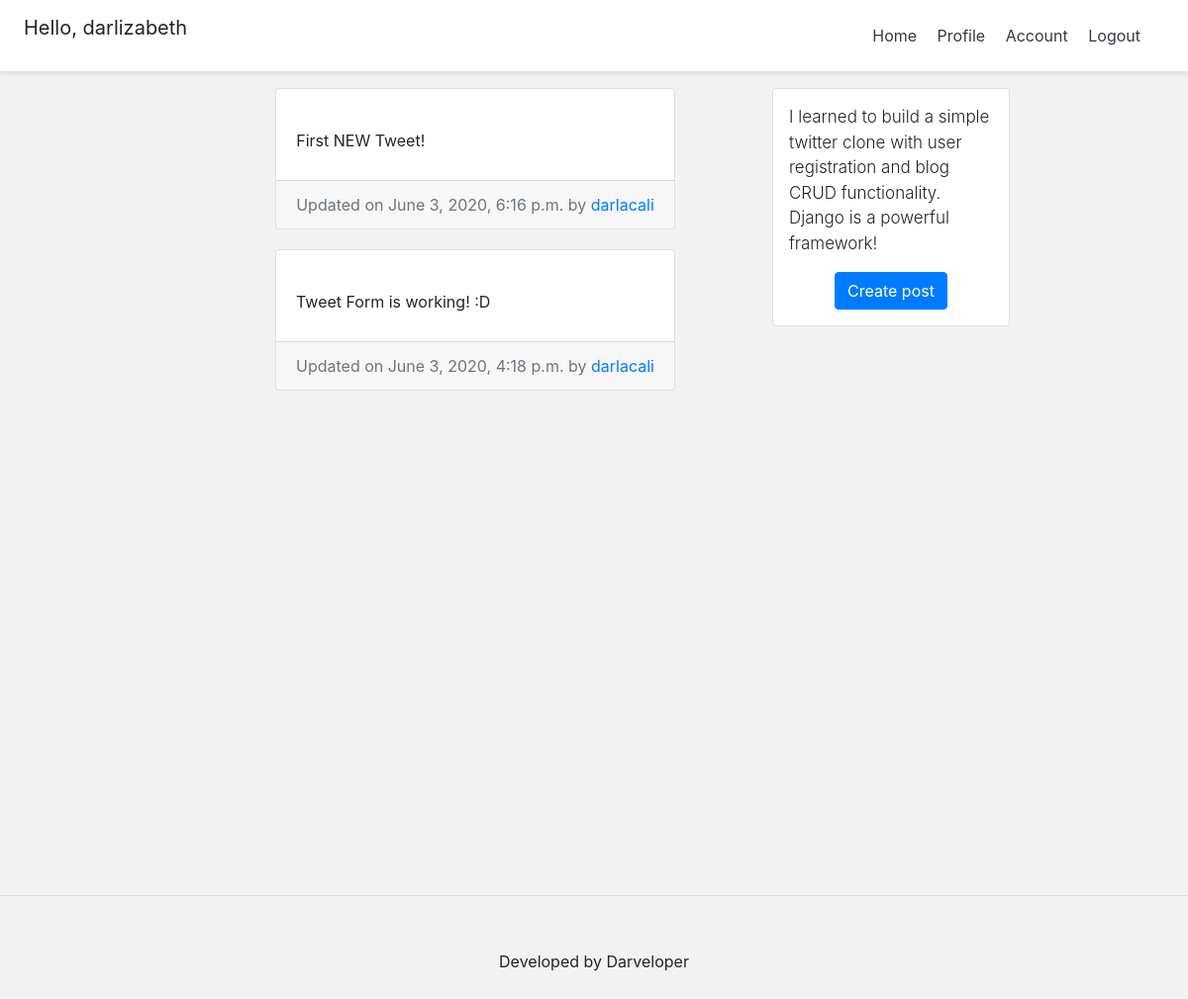
The page / (signed in) on the database as committed earlier.
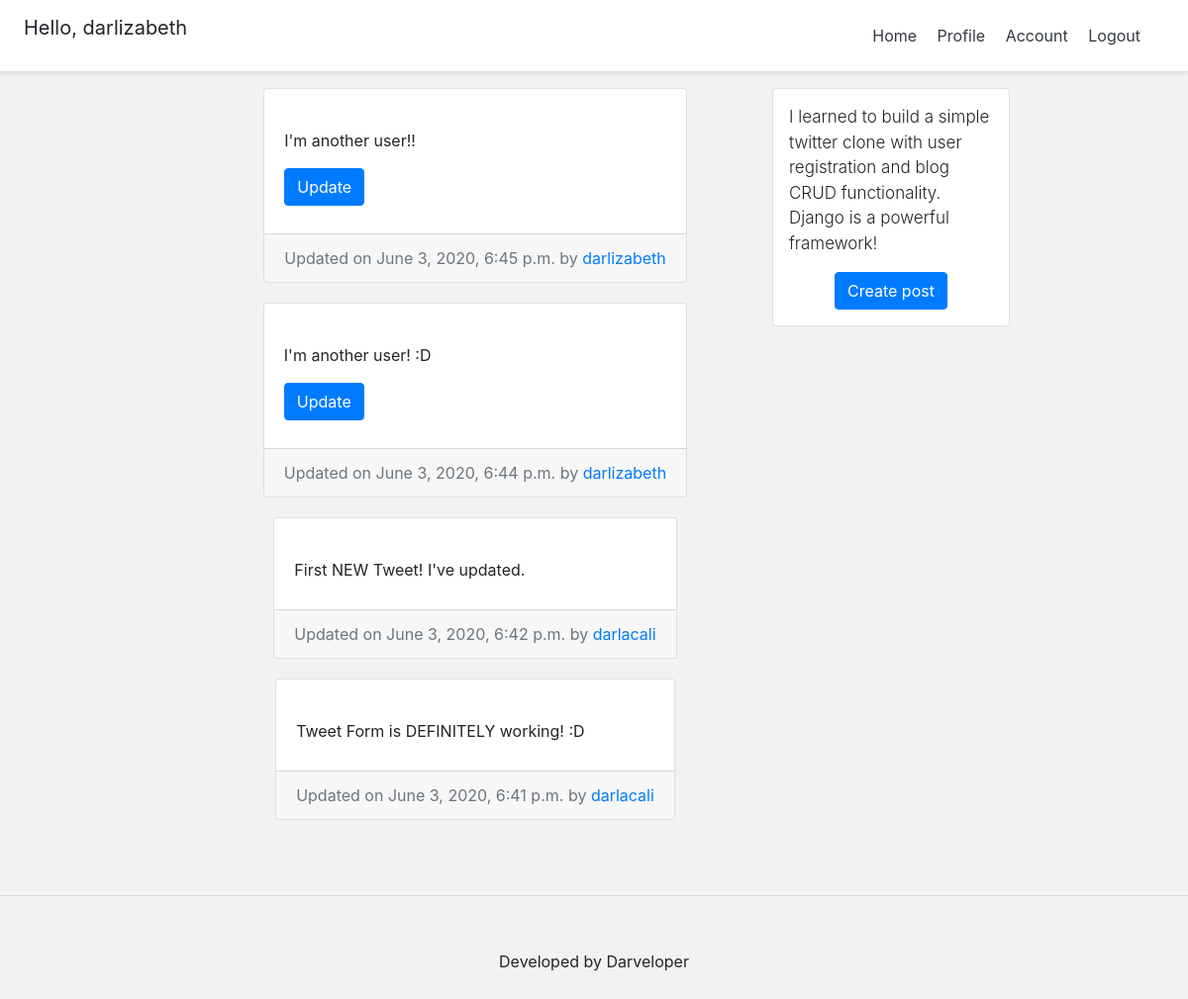
The same page on the database as committed later.
### twitteruser/models.py (models this page shows, shortened)
class Account(AbstractBaseUser):
    email = models.EmailField(verbose_name="email", max_length=60, unique=True)
    username = models.CharField(max_length=30, unique=True)
    date_joined = models.DateTimeField(verbose_name='date joined', auto_now=True)
    last_login = models.DateTimeField(verbose_name='last login', auto_now=True)
    is_admin = models.BooleanField(default=False)
    is_active = models.BooleanField(default=True)
    is_staff = models.BooleanField(default=False)
    is_superuser = models.BooleanField(default=False)
    USERNAME_FIELD = 'email'
    REQUIRED_FIELDS = ['username']
    objects = MyAccountManager()
    def __str__(self):
        return self.username

### tweet/models.py (models this page shows, shortened)
class Tweet(models.Model):
    body = models.TextField(max_length=240, null=False, blank=False)
    date_published = models.DateTimeField(auto_now_add=True, verbose_name="date published")
    date_updated = models.DateTimeField(auto_now=True, verbose_name="date updated")
    author = models.ForeignKey(settings.AUTH_USER_MODEL, on_delete=models.CASCADE)
    slug = models.SlugField(blank=True, unique=True)

### twitter/views.py (the view)
# urls.py: path('', views.home_view, name='home'),
@login_required
def home_view(request):
    context = {}
    tweets = Tweet.objects.all().order_by('-date_updated')
    context['tweets'] = tweets
    return render(request, 'home.html', context)

### twitter/templates/home.html (shortened to what this page needs)
{% extends 'base.html' %}
{% load static %}
{% block content %}
<div class="container">
	<div class="row">
		<div class="left-column col-lg-7 offset-lg-1">
			{% for post in tweets %}
				<div class="tweet-post-container">
					{% include 'snippets/tweet_snippet.html' with tweet=post %}
				</div>
			{% endfor %}
		</div>
		<div class="right-column col-lg-3 d-lg-flex d-none flex-column">
			<div class="card create-post-bar d-flex flex-column p-3">
				<p class="lead">I learned to build a simple twitter clone with user registration and blog CRUD functionality. Django is a powerful
                    framework!</p>
				<p class="m-auto"><a class="btn btn-primary" href="{% url 'tweet:create' %}">Create post</a></p>
			</div>
		</div>
	</div>
</div>
{% endblock content %}

### templates/base.html (shortened to what this page needs)
<!DOCTYPE html>
<html>
<head>
</head>
<body>
{% include 'snippets/header.html' %}
<div class="main">
    {% block content %}
    {% endblock content %}
</div>
    {% include 'snippets/footer.html' %}
</body>
</html>

### templates/snippets/header.html (shortened to what this page needs)
<link rel="stylesheet" href="https://stackpath.bootstrapcdn.com/bootstrap/4.4.1/css/bootstrap.min.css">
<div class="d-flex flex-column flex-md-row align-items-center p-3 px-md-4 mb-3 bg-white border-bottom shadow-sm">
  <h5 class="my-0 mr-md-auto font-weight-normal">
    {% if request.user.is_authenticated %}
    <p>Hello, {{request.user.username }}</p>
    {% endif %}
  </h5>
  <nav class="my-2 my-md-0 mr-md-3">
    {% if request.user.is_authenticated %}
        <a class="p-2 text-dark" href="{% url 'home' %}">Home</a>
        <a class="p-2 text-dark" href="{% url 'profile' request.user.username %}">Profile</a>
        <a class="p-2 text-dark" href="{% url 'account' %}">Account</a>
        <a class="p-2 text-dark" href="{% url 'logout'%}">Logout</a>
    {% else %}
        <a class="p-2 text-dark" href="{% url 'home' %}">Home</a>
        <a class="p-2 text-dark" href="{% url 'login' %}">Login</a>
        <a class="btn btn-outline-primary" href="{% url 'register'%}">Register</a>
    {% endif %}
  </nav>
</div>

### tweet/templates/snippets/tweet_snippet.html (shortened to what this page needs)
<div class="container">
	<div class="row">
		<div class="card m-auto">
			<div class="card-body mt-2 mb-2">
				<p class="card-text">{{tweet.body|truncatechars:180}}</p>
				{% if tweet.author == request.user %}
					<a href="{% url 'tweet:edit' tweet.slug %}" class="btn btn-primary">Update</a>
				{% endif %}
			</div>
			<div class="card-footer text-muted">
			  Updated on {{tweet.date_updated}} by <a href="{% url 'profile' tweet.author %}">{{tweet.author}}</a>
			</div>
		</div>
	</div>
</div>

### templates/snippets/footer.html (shortened to what this page needs)
<hr>
<div class="d-flex flex-row align-items-center footer">
    <p class="m-auto">Developed by Darveloper</p>
</div>

### templates/snippets/header.html (style rules this page uses)
@media (min-width: 768px) { html { font-size: 16px; } }
.container { max-width: 960px; }

### templates/snippets/base_css.html (style rules this page uses)
body { background-color: #f2f2f2; }

### templates/base.html (style rules this page uses)
.main { min-height: 100vh; height: 100%%; }

### twitter/templates/home.html (style rules this page uses)
@media (min-width: 768px) { .right-column { margin-left: 20px; } }
.tweet-post-container { margin-bottom: 20px; width: 100%; }
.create-post-bar { background-color: #fff; margin-bottom:20px; }
.left-column { padding:0px; }
.right-column { padding:0px; }
.lead { font-size: 17px; }

### tweet/templates/snippets/tweet_snippet.html (style rules this page uses)
.card { max-width: 700px; }
.card-body { padding: 20px; }

### templates/snippets/footer.html (style rules this page uses)
.footer { min-height: 100px; }

Rows that differ between the two databases and show on the page:
added Tweet: body "I'm another user!!", shows "Update", date_updated "June 3, 2020, 6:45 p.m.", author "darlizabeth"
added Tweet: body "I'm another user! :D", shows "Update", date_updated "June 3, 2020, 6:44 p.m.", author "darlizabeth"
changed Tweet: body "First NEW Tweet!" → "First NEW Tweet! I've updated."; date_updated "June 3, 2020, 6:16 p.m." → "June 3, 2020, 6:42 p.m."
changed Tweet: body "Tweet Form is working! :D" → "Tweet Form is DEFINITELY working! :D"; date_updated "June 3, 2020, 4:18 p.m." → "June 3, 2020, 6:41 p.m."
